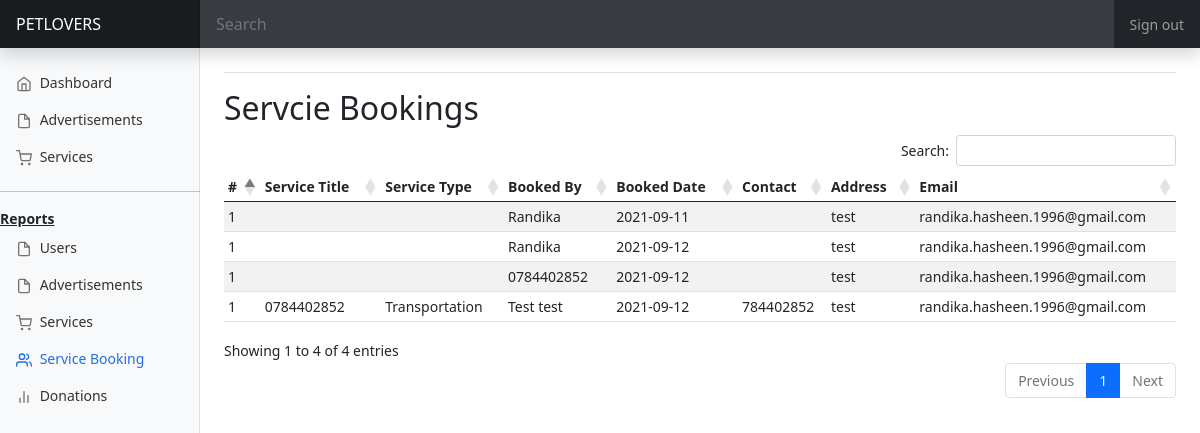
The page /admin/service-booking.php (signed in) on the database its author committed.
### tables this page shows
CREATE TABLE `service_book` (
  `booking_id` int(11) NOT NULL,
  `booked_date` date NOT NULL,
  `service_id` int(11) NOT NULL,
  `name` varchar(500) NOT NULL,
  `contact` int(11) NOT NULL,
  `address` varchar(500) NOT NULL,
  `email` varchar(500) NOT NULL
);

CREATE TABLE `service` (
  `service_id` int(11) NOT NULL,
  `service_title` varchar(500) NOT NULL,
  `district` int(11) NOT NULL,
  `stype_id` int(11) NOT NULL,
  `description` varchar(1000) NOT NULL,
  `lat` double NOT NULL,
  `service_address` varchar(500) NOT NULL,
  `contact` int(11) NOT NULL,
  `user_id` int(11) NOT NULL,
  `lng` double NOT NULL
);

CREATE TABLE `service_type` (
  `stype_id` int(11) NOT NULL,
  `service_name` varchar(500) NOT NULL
);

### model/admin.model.php (called while the page is built, shortened)
<?php
class admin
{
    public function getBookings(){
        global $con;
        $r=$con->prepare("SELECT a.*,s.*,t.* from service_book a left join service s on a.service_id=s.service_id left outer join service_type t on s.stype_id=t.stype_id");
        $r->execute();
        return $r;
    }
}

### admin/service-booking.php (the view, shortened to what this page needs)
<?php
include '../common/connection.php';
include '../model/admin.model.php';
$oba = new admin();
$posts = $oba->getBookings();
?>
<!doctype html>
<html lang="en">
<head>
    <link href="https://cdn.jsdelivr.net/npm/bootstrap@5.1.0/dist/css/bootstrap.min.css" rel="stylesheet">
    <link rel="stylesheet" href="https://use.fontawesome.com/releases/v5.13.0/css/all.css">
    <link rel="stylesheet" href="./css/styles.css">
    <link rel="stylesheet" href="https://cdn.datatables.net/1.11.1/css/dataTables.bootstrap5.min.css">
    <link href="dashboard.css" rel="stylesheet">
</head>
<body>
    <header class="navbar navbar-dark sticky-top bg-dark flex-md-nowrap p-0 shadow">
        <a class="navbar-brand col-md-3 col-lg-2 me-0 px-3" href="#">PETLOVERS</a>
        <input class="form-control form-control-dark w-100" type="text" placeholder="Search" aria-label="Search">
        <div class="navbar-nav">
            <div class="nav-item text-nowrap">
                <a class="nav-link px-3" href="./login">Sign out</a>
            </div>
        </div>
    </header>
    <div class="container-fluid">
        <div class="row">
            <nav id="sidebarMenu" class="col-md-3 col-lg-2 d-md-block bg-light sidebar collapse">
                <div class="position-sticky pt-3">
                    <ul class="nav flex-column">
                        <li class="nav-item">
                            <a class="nav-link " aria-current="page" href="#">
                                <span data-feather="home"></span>
                                Dashboard
                            </a>
                        </li>
                        <li class="nav-item">
                            <a class="nav-link" href="./admin-adds">
                                <span data-feather="file"></span>
                                Advertisements
                            </a>
                        </li>
                        <li class="nav-item">
                            <a class="nav-link" href="./admin-services">
                                <span data-feather="shopping-cart"></span>
                                Services
                            </a>
                        </li>
                        <hr>
                        <li class="nav-item"><b><u>Reports</u></b></li>
                        <li class="nav-item">
                            <a class="nav-link " href="./users">
                                <span data-feather="file"></span>
                                Users
                            </a>
                        </li>
                        <li class="nav-item">
                            <a class="nav-link " href="./advertisements">
                                <span data-feather="file"></span>
                                Advertisements
                            </a>
                        </li>
                        <li class="nav-item">
                            <a class="nav-link " href="./services">
                                <span data-feather="shopping-cart"></span>
                                Services
                            </a>
                        </li>
                        <li class="nav-item">
                            <a class="nav-link active" href="./service-booking">
                                <span data-feather="users"></span>
                                Service Booking
                            </a>
                        </li>
                        <li class="nav-item">
                            <a class="nav-link" href="./donation">
                                <span data-feather="bar-chart-2"></span>
                                Donations
                            </a>
                        </li>
                    </ul>
                </div>
            </nav>
            <main class="col-md-9 ms-sm-auto col-lg-10 px-md-4">
                <div class="d-flex justify-content-between flex-wrap flex-md-nowrap align-items-center pt-3 pb-2 mb-3 border-bottom">
                </div>
                <h2>Servcie Bookings</h2>
                <div class="table-responsive">
                    <table class="table table-striped table-sm" id="reporttable">
                        <thead>
                            <tr>
                                <th scope="col">#</th>
                                <th scope="col">Service Title</th>
                                <th scope="col">Service Type</th>
                                <th scope="col">Booked By</th>
                                <th scope="col">Booked Date</th>
                                <th scope="col">Contact</th>
                                <th scope="col">Address</th>
                                <th scope="col">Email</th>
                            </tr>
                        </thead>
                        <tbody>
                            <?php
                            $i = 1;
                            while ($row = $posts->fetch(PDO::FETCH_BOTH)) { ?>
                                <tr>
                                    <td><?php echo $i ?></td>
                                    <td><?php echo $row['service_title'] ?></td>
                                    <td><?php echo $row['service_name'] ?></td>
                                    <td><?php echo $row['name'] ?></td>
                                    <td><?php echo $row['booked_date'] ?></td>
                                    <td><?php echo $row['contact'] ?></td>
                                    <td><?php echo $row['address'] ?></td>
                                    <td><?php echo $row['email'] ?></td>
                                </tr>
                            <?php } ?>
                        </tbody>
                    </table>
                </div>
            </main>
        </div>
    </div>
</body>
</html>

### css/styles.css (style rules this page uses)
body { background-color: white; }

### admin/dashboard.css (style rules this page uses)
body { font-size: .875rem; }
.feather { width: 16px; height: 16px; vertical-align: text-bottom; }
.sidebar { position: fixed; top: 0; bottom: 0; left: 0; z-index: 100; padding: 48px 0 0; box-shadow: inset -1px 0 0 rgba(0, 0, 0, .1); }
.sidebar .nav-link { font-weight: 500; color: #333; }
.sidebar .nav-link .feather { margin-right: 4px; color: #727272; }
.sidebar .nav-link.active { color: #2470dc; }
.sidebar .nav-link:hover .feather, .sidebar .nav-link.active .feather { color: inherit; }
.navbar-brand { padding-top: .75rem; padding-bottom: .75rem; font-size: 1rem; background-color: rgba(0, 0, 0, .25); box-shadow: inset -1px 0 0 rgba(0, 0, 0, .25); }
.navbar .form-control { padding: .75rem 1rem; border-width: 0; border-radius: 0; }
.form-control-dark { color: #fff; background-color: rgba(255, 255, 255, .1); border-color: rgba(255, 255, 255, .1); }

### rows shown on the page
service_book: name "Randika", booked_date "2021-09-11", address "test", email "randika.hasheen.1996@gmail.com"
service_book: name "Randika", booked_date "2021-09-12", address "test", email "randika.hasheen.1996@gmail.com"
service_book: name "0784402852", booked_date "2021-09-12", address "test", email "randika.hasheen.1996@gmail.com"
service_book: service.service_title "0784402852", service_type.service_name "Transportation", name "Test test", booked_date "2021-09-12", service.contact "784402852", address "test", email "randika.hasheen.1996@gmail.com"
